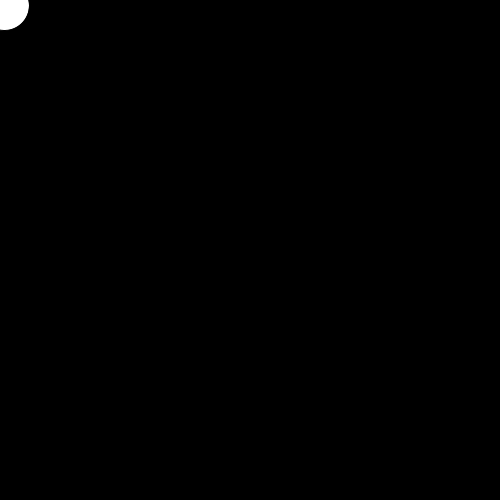
Frame 1 (no input)
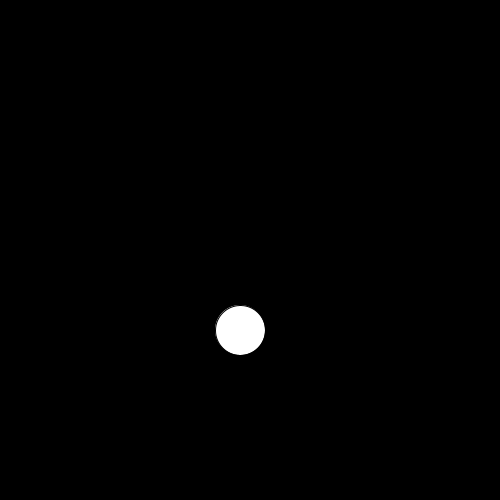
Frame 60 (the mouse pressed at the canvas centre just before this capture)
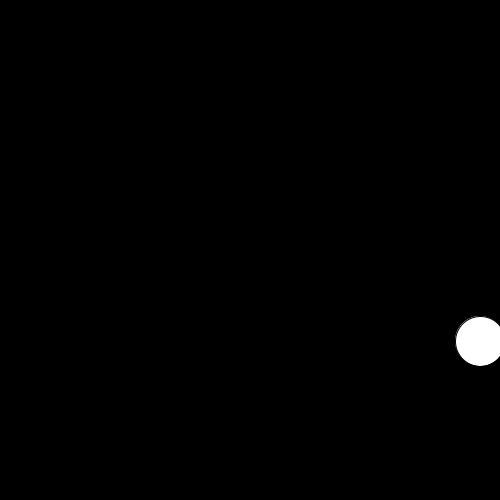
Frame 120 (the mouse held since frame 60 and released just before this capture)

The Processing sketch that drew these frames (run headless with seeded random() and noise(); from frame 60 on, the mouse is pressed at the canvas centre):

// Processing sketch: bouncing_ball_with_oop
// ── bouncing_ball_with_oop.pde
////////////////////////////
// Bouncing Ball - with OOP
// Sarah Page
// CODE 1 - Fall 2018
// Parson School of Design
//
// adapted from: http://learningprocessing.com/examples/chp05/example-05-06-bouncingball
////////////////////////////


//PART 2: MAKE OUR OBJECT

//STEP 1: DECLARE THE OBJECT VARIABLE
Ball myBall;

void setup() {
  size(500, 500);
  background(0);
  //STEP 2: CREATE THE OBJECT
  myBall = new Ball(4, 5.5, 25);
}

void draw() {
  background(0);
  
  //STEP 3: CALL YOUR METHODS
  //NOTHING WILL HAPPEN IF YOU DON'T USE THE METHODS
  myBall.moveBall();
  myBall.ballBounce();
  myBall.drawBall();
}

//PART 1: MAKE OUR CLASS
//STEP 1: DECLARE A CLASS
class Ball {
  
  //STEP 2: WHAT FIELDS WILL WE NEED? 
  //(DATA / VARIABLES)
  float x;
  float y;
  float xspeed;
  float yspeed;
  float radius;
  
  //STEP 3: BUILD UR CONSTRUCTOR
  Ball(float tempXSpeed, float tempYSpeed, float tempRadius) {
    x = 0;
    y = 0;
    xspeed = tempXSpeed;
    yspeed = tempYSpeed;
    radius = tempRadius;
  }
  
  //STEP 4: WHAT METHODS WILL WE NEED? 
  //(ACTIONS)
  void moveBall() {
    x = x + xspeed;
    y = y + yspeed;
  }
  
  void ballBounce() {
    if ((x > width) || (x < 0)) {
      xspeed = xspeed * -1;
    }
    if ((y > height) || (y < 0)) {
      yspeed = yspeed * -1;
    }
  }
  
  void drawBall() {
    fill(255);
    ellipse(x, y, radius*2, radius*2);
  }
}
